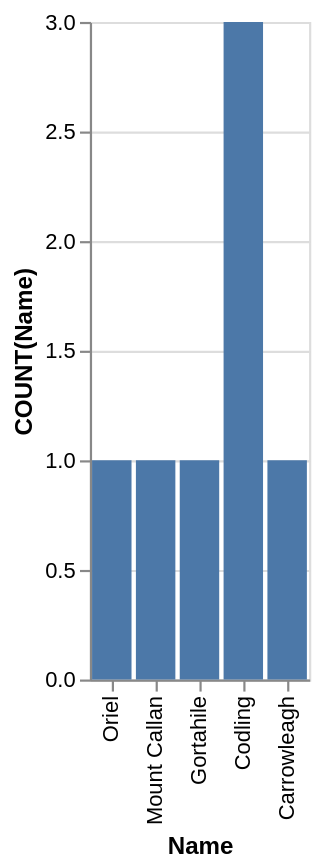

Here is the Vega-Lite specification saved for this chart:
### Vega-Lite specification from a JSON file in a GitHub repository (floating-point values rounded to 4 significant figures)
{"data": {"values": [{"x_data": "Oriel", "y_data": 1}, {"x_data": "Mount Callan", "y_data": 1}, {"x_data": "Gortahile", "y_data": 1}, {"x_data": "Codling", "y_data": 3}, {"x_data": "Carrowleagh", "y_data": 1}]}, "mark": "bar", "encoding": {"x": {"field": "x_data", "type": "nominal", "title": "Name", "sort": "descending"}, "y": {"field": "y_data", "type": "quantitative", "title": "COUNT(Name)"}}}
